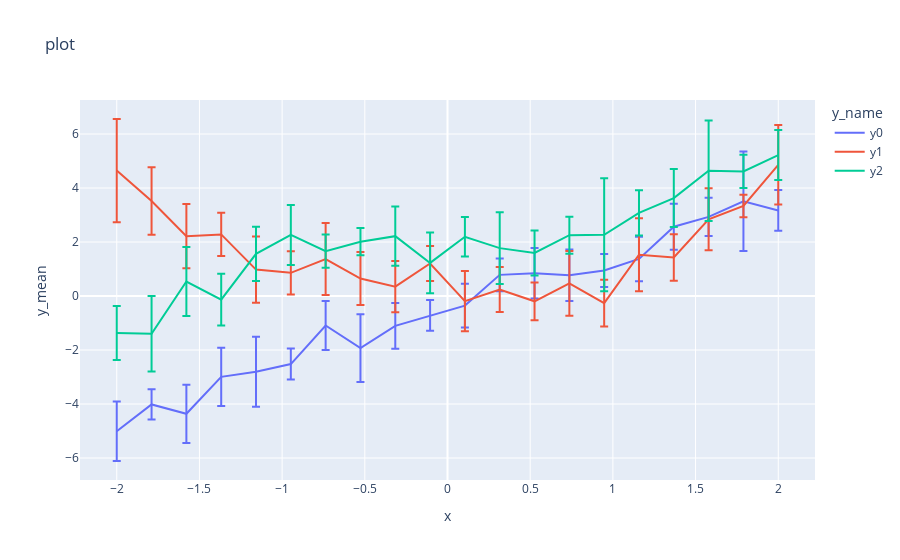

Notebook code cell kept with this figure:
### Code cell
##############################################################################
# Plotly
##############################################################################

# Like matplotlib, plotly doesn't compute errorbars, so we use those we
# computed by hand and melt them to fit plotly's preferred data structure
noised_data_mean['x'] = noised_data_mean.index
noised_data_std['x'] = noised_data_std.index
noised_data_melted_stats = pd.melt(
    noised_data_mean, id_vars=['x'], var_name='y_name', value_name='y_mean')
noised_data_melted_std = pd.melt(
    noised_data_std, id_vars=['x'], var_name='y_name', value_name='y_std')
noised_data_melted_stats['y_std'] = noised_data_melted_std['y_std']

# Not plotting is still pretty much one line
px.line(noised_data_melted_stats, x='x', y='y_mean', error_y='y_std',
        color='y_name', title='plot')

### Figure 1 — Plotly figure (JSON) as saved in the notebook; plotly's stock layout.template omitted (floating-point values rounded to 4 significant figures)
{"data": [{"error_y": {"array": [1.102, 0.5604, 1.077, 1.08, 1.297, 0.5752, 0.9088, 1.252, 0.8453, 0.5682, 0.8109, 0.6098, 0.9344, 0.952, 0.6137, 0.8249, 0.8558, 0.7076, 1.845, 0.7547]}, "hovertemplate": "y_name=y0<br>x=%{x}<br>y_mean=%{y}<extra></extra>", "legendgroup": "y0", "line": {"color": "#636efa", "dash": "solid"}, "mode": "lines", "name": "y0", "orientation": "v", "showlegend": true, "type": "scatter", "x": [-2, -1.789, -1.579, -1.368, -1.158, -0.9474, -0.7368, -0.5263, -0.3158, -0.1053, 0.1053, 0.3158, 0.5263, 0.7368, 0.9474, 1.158, 1.368, 1.579, 1.789, 2], "xaxis": "x", "y": [-5.008, -4.014, -4.361, -2.992, -2.801, -2.52, -1.091, -1.929, -1.104, -0.7176, -0.354, 0.784, 0.8429, 0.7726, 0.9443, 1.375, 2.567, 2.932, 3.51, 3.169], "yaxis": "y"}, {"error_y": {"array": [1.912, 1.248, 1.188, 0.8037, 1.226, 0.8005, 1.332, 0.9815, 0.9477, 0.6512, 1.116, 0.8344, 0.6992, 1.196, 0.8628, 1.352, 0.8631, 1.15, 0.4157, 1.472]}, "hovertemplate": "y_name=y1<br>x=%{x}<br>y_mean=%{y}<extra></extra>", "legendgroup": "y1", "line": {"color": "#EF553B", "dash": "solid"}, "mode": "lines", "name": "y1", "orientation": "v", "showlegend": true, "type": "scatter", "x": [-2, -1.789, -1.579, -1.368, -1.158, -0.9474, -0.7368, -0.5263, -0.3158, -0.1053, 0.1053, 0.3158, 0.5263, 0.7368, 0.9474, 1.158, 1.368, 1.579, 1.789, 2], "xaxis": "x", "y": [4.645, 3.518, 2.218, 2.282, 0.9792, 0.8596, 1.369, 0.6462, 0.3467, 1.204, -0.1872, 0.2432, -0.1953, 0.4676, -0.2638, 1.528, 1.427, 2.841, 3.337, 4.859], "yaxis": "y"}, {"error_y": {"array": [1.0, 1.4, 1.277, 0.9569, 1.003, 1.111, 0.6148, 0.5045, 1.095, 1.122, 0.7315, 1.326, 0.8325, 0.686, 2.089, 0.8352, 1.074, 1.859, 0.6175, 0.9288]}, "hovertemplate": "y_name=y2<br>x=%{x}<br>y_mean=%{y}<extra></extra>", "legendgroup": "y2", "line": {"color": "#00cc96", "dash": "solid"}, "mode": "lines", "name": "y2", "orientation": "v", "showlegend": true, "type": "scatter", "x": [-2, -1.789, -1.579, -1.368, -1.158, -0.9474, -0.7368, -0.5263, -0.3158, -0.1053, 0.1053, 0.3158, 0.5263, 0.7368, 0.9474, 1.158, 1.368, 1.579, 1.789, 2], "xaxis": "x", "y": [-1.368, -1.396, 0.5373, -0.1353, 1.564, 2.262, 1.661, 2.012, 2.218, 1.227, 2.194, 1.774, 1.597, 2.252, 2.27, 3.079, 3.628, 4.638, 4.616, 5.222], "yaxis": "y"}], "layout": {"legend": {"title": {"text": "y_name"}, "tracegroupgap": 0}, "title": {"text": "plot"}, "xaxis": {"anchor": "y", "domain": [0, 1], "title": {"text": "x"}}, "yaxis": {"anchor": "x", "domain": [0, 1], "title": {"text": "y_mean"}}}}
